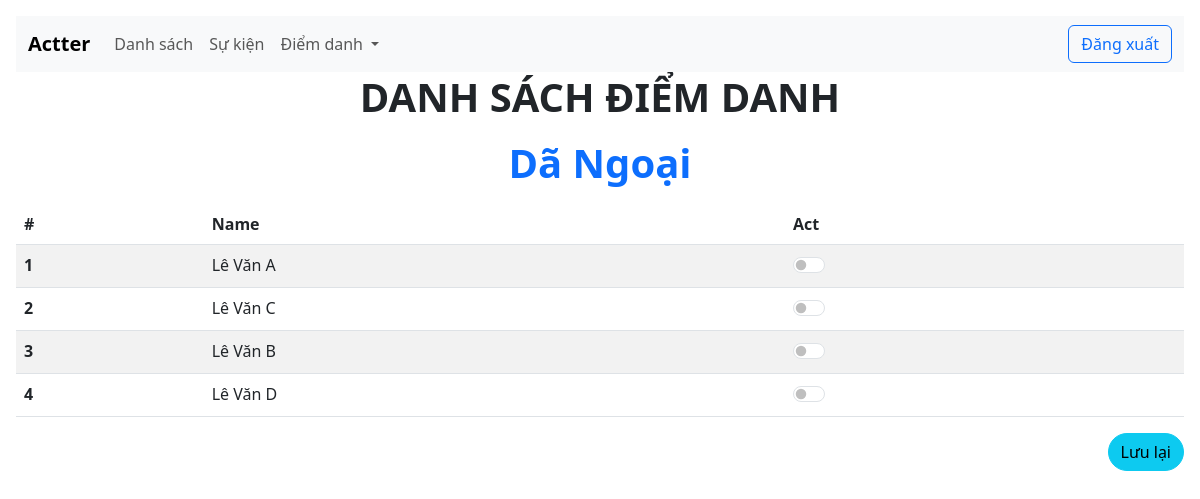
Screenshot of /acttendence/?id=13 (signed in) with the database file from the repository.
### app/models.py (models this page shows, shortened)
class Event(models.Model):
    customer = models.ForeignKey(User, on_delete= models.SET_NULL, null= True)
    name = models.CharField(max_length=500, null=True)
    date = models.DateField(null=True)
    description = models.CharField(max_length=5000, null=True)

class Acttendence(models.Model):
    event = models.ForeignKey(Event, on_delete=models.SET_NULL, null= True)
    staff = models.ForeignKey(Staffs, on_delete=models.SET_NULL, null= True)
    status = models.BooleanField(default=False)

class Staffs(models.Model):
    customer = models.ForeignKey(User, on_delete= models.SET_NULL, null= True)
    name = models.CharField(max_length=200, null=True)
    classroom = models.CharField(max_length=200, null=True)
    phonenumber = models.CharField(max_length=10, null=True)

### app/views.py (the view, shortened to what this page needs)
# urls.py: path('acttendence/', views.acttendence, name='actendentce'),
def acttendence(request):
    customer = request.user
    id = request.GET.get('id')
    event = Event.objects.get(id= id, customer= customer)
    act = Acttendence.objects.filter(event__id= id, event__customer= customer)
    events = Event.objects.filter(customer= customer)
    context = {'event': event ,'act': act, 'events': events}
    return render(request, 'acttendencepage.html', context)

### app/Templates/acttendencepage.html (shortened to what this page needs)
{% include 'base.html' %}
{% block content %}
<h3 class="display-6 mb-3 fw-semibold lh-sm text-md-center">DANH SÁCH ĐIỂM DANH</h3>
<h3 class="display-6 mb-3 fw-semibold lh-sm text-md-center text-primary">{{event.name}}</h3>
<form action="" method="POST">
<table class="table table-striped table-hover">
    <thead>
      <tr>
        <th scope="col">#</th>
        <th scope="col">Name</th>
        <th scope="col">Act</th>
      </tr>
    </thead>
    <tbody>
      {% for item in act %}
      <tr>
        <th scope="row">{{ forloop.counter }}</th>
        <td>{{item.staff.name}}</td>
        <td>
          <div class="form-check form-switch">
            <input class="form-check-input" type="checkbox" role="switch" id="flexSwitchCheckChecked" Name="checkbox" value="{{item.staff.id}}"
            >
          </div>
        </td>
      </tr>
      {% endfor %}
    </tbody>
</table>
<div class="d-flex justify-content-end">
  <button type="submit'" class="btn btn-info rounded-5" id="" name="btn_save">Lưu lại</button>
</div>
</form>
{% endblock content %}

### rows the page displays
Event: name "Dã Ngoại"
Acttendence: staff.name "Lê Văn A"
Acttendence: staff.name "Lê Văn C"
Acttendence: staff.name "Lê Văn B"
Acttendence: staff.name "Lê Văn D"
